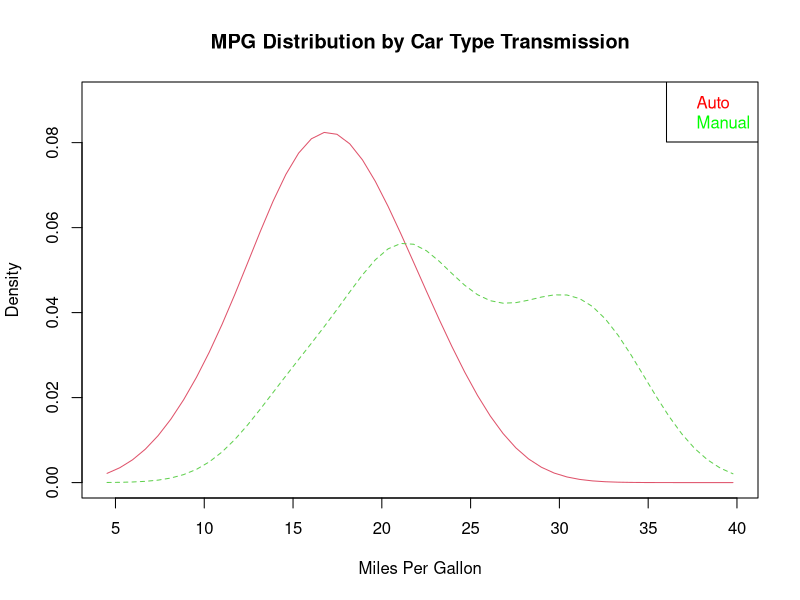
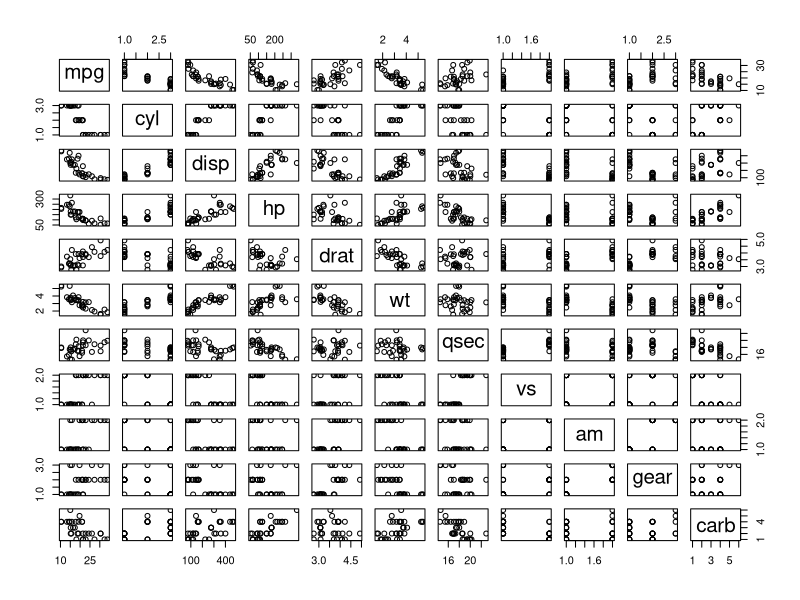
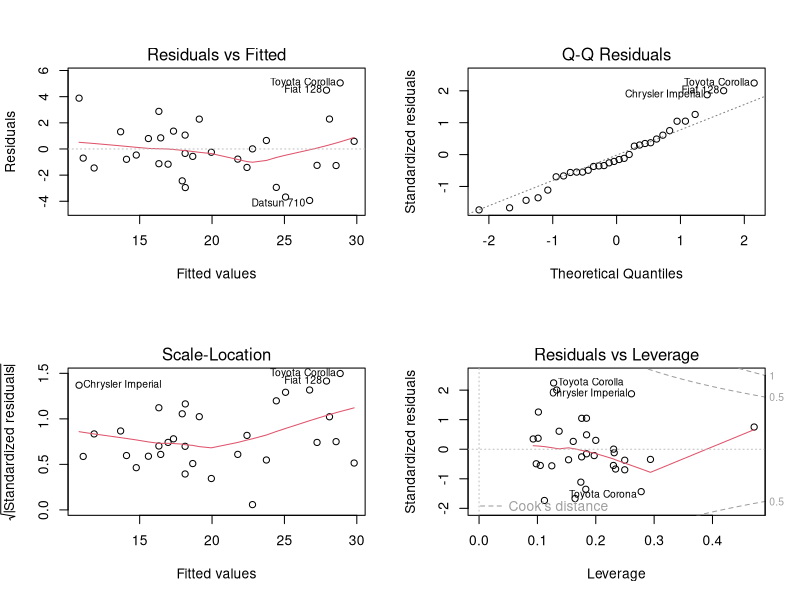
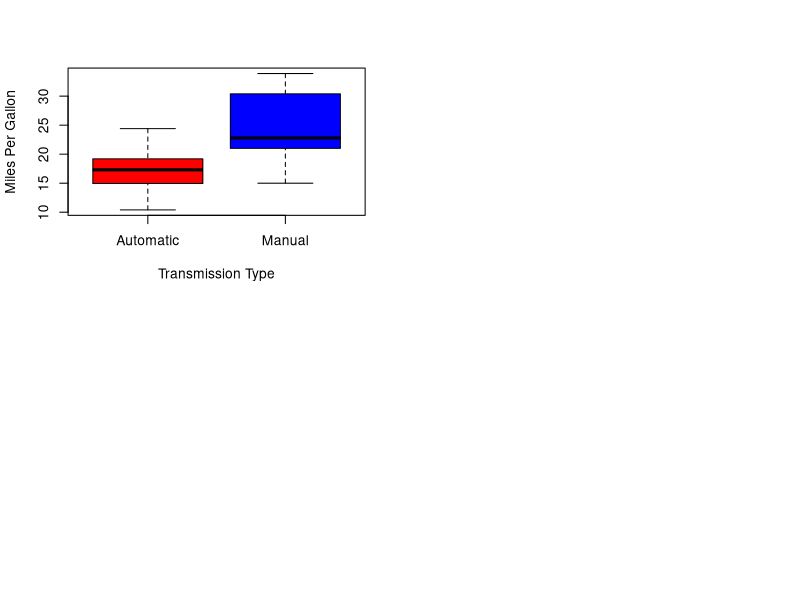

The R source for these figures, in order:
## ---- chunk 1
data(mtcars)
mtcars$cyl <- factor (mtcars$cyl)
mtcars$vs   <- factor(mtcars$vs)
mtcars$gear <- factor(mtcars$gear)
mtcars$carb <- factor(mtcars$carb)
mtcars$am   <- factor(mtcars$am,labels=c("Automatic","Manual"))
## ---- chunk 2
fit <- lm(mpg~am, mtcars)
summary(fit)$coeff
## ---- chunk 3
fitall <- lm(mpg~.,mtcars)
fitbest <- step(fitall, direction ="both")
## ---- chunk 4
anova(fitbest, fit, fitall)
## ---- chunk 5
summary(fitbest)
## ---- chunk 6
t.test(mpg ~ am, data = mtcars)
## ---- chunk 7
library(sm)
sm.density.compare(mtcars$mpg, mtcars$am, xlab="Miles Per Gallon")
title(main="MPG Distribution by Car Type Transmission")

# add legend via mouse click
legend("topright", legend=c("Auto", "Manual"),  text.col = c("red", "green"))
## ---- chunk 8
pairs(mpg ~ ., data = mtcars)
## ---- chunk 9
par(mfrow=c(2, 2))
plot(fitbest)
## ---- chunk 10
boxplot(mpg ~ am, data = mtcars, col = (c("red","blue")), ylab = "Miles Per Gallon", xlab = "Transmission Type")
